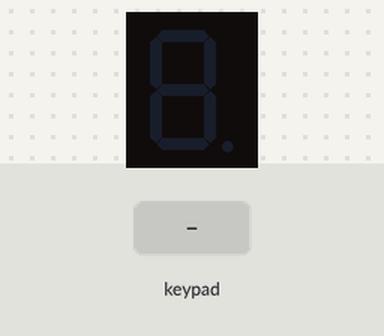
A sketch run on a simulated Arduino Uno, built with avr-gcc and run on an emulated ATmega328P. Shown: 1-digit seven-segment display. Wiring (inferred from the names in the program): 1-digit 7-segment display, segments lit when HIGH: segments pin 10, pin 9, pin 8, pin 7, pin 6, pin 5, pin 4. Inputs (shaded band) come from the test bench. The segment pins are drawn as the display they are named for.

Above: at 1.2 s.
1.3 s: keypad keys 1 3 1 2 1 1 pressed 0.4 s apart
At 4.4 s:
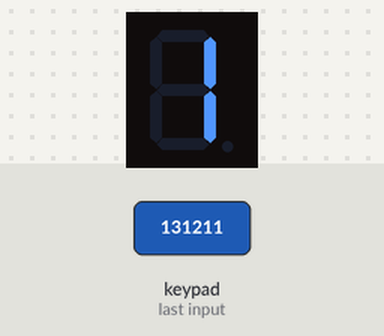
5.2 s: key '4' pressed
At 6.0 s:
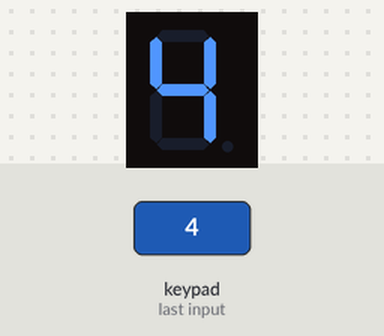
6.7 s: key '5' pressed
At 7.1 s:
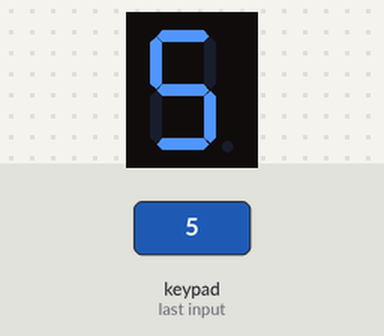
8.2 s: keypad keys 1 3 9 7 2 2 pressed 0.4 s apart
At 10.7 s:
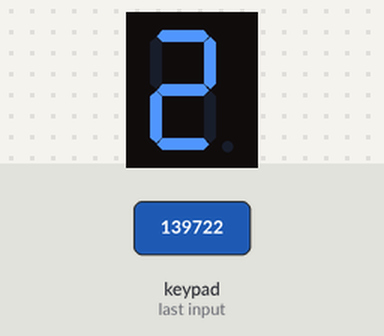
12.1 s: key '6' pressed
At 13.3 s:
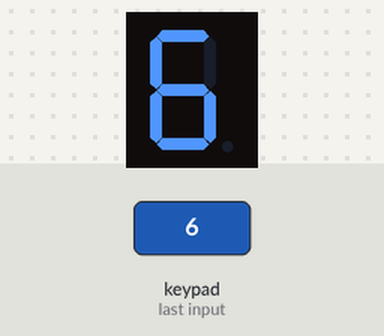
13.6 s: key '8' pressed
At 14.9 s:
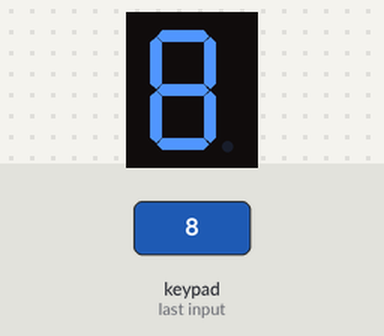
Timing chart, 0 to 16.1 s (numbered marks = the images above; inputs shaded):
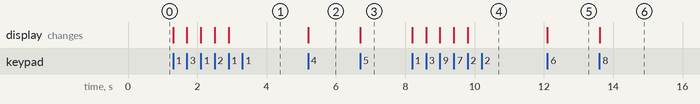

Measured:
- after the input at 1.3 s, the display: changes at once (image 1)
- after the input at 5.2 s, the display: changes at once (image 2)
- after the input at 6.7 s, the display: changes at once (image 3)
- after the input at 8.2 s, the display: first changes at once (image 4 shows a later state)
- after the input at 12.1 s, the display: changes at once (image 5)
- after the input at 13.6 s, the display: changes at once (image 6)

The sketch:

SevenSegment2.ino
```cpp
#include <Keypad.h>
int a=10;
int b=9;
int c=8;
int d=7;
int e=6;
int f=5;
int g=4;


const byte ROWS = 4;
const byte COLS = 3;
char keys[ROWS][COLS] = {
  {'1','2','3'},
  {'4','5','6'},
  {'7','8','9'},
  {'*','0','#'}
};
byte colPins[COLS] = {13, 12, 11};
byte rowPins[ROWS] = {A1, A2, A3, A4};
Keypad keypad = Keypad( makeKeymap(keys), rowPins, colPins, ROWS, COLS );


void setup()
{
  pinMode(a, OUTPUT);
  pinMode(b, OUTPUT);
  pinMode(c, OUTPUT);
  pinMode(d, OUTPUT);
  pinMode(e, OUTPUT);
  pinMode(f, OUTPUT);
  pinMode(g, OUTPUT);


}
void loop()
{
 char key = keypad.getKey();

  if (key == '0'){


      digitalWrite(a,HIGH);
      digitalWrite(b,HIGH);
      digitalWrite(c,HIGH);
      digitalWrite(d,HIGH);
      digitalWrite(e,HIGH);
      digitalWrite(f,HIGH);
      digitalWrite(g,LOW);
  }

  if (key == '1'){


      digitalWrite(a,LOW);
      digitalWrite(b,HIGH);
      digitalWrite(c,HIGH);
      digitalWrite(d,LOW);
      digitalWrite(e,LOW);
      digitalWrite(f,LOW);
      digitalWrite(g,LOW);
  }

    if (key == '2'){


      digitalWrite(a,HIGH);
      digitalWrite(b,HIGH);
      digitalWrite(c,LOW);
      digitalWrite(d,HIGH);
      digitalWrite(e,HIGH);
      digitalWrite(f,LOW);
      digitalWrite(g,HIGH);
    }

     if (key == '3'){


      digitalWrite(a,HIGH);
      digitalWrite(b,HIGH);
      digitalWrite(c,HIGH);
      digitalWrite(d,HIGH);
      digitalWrite(e,LOW);
      digitalWrite(f,LOW);
      digitalWrite(g,HIGH);

     }
    if (key == '4'){


      digitalWrite(a,LOW);
      digitalWrite(b,HIGH);
      digitalWrite(c,HIGH);
      digitalWrite(d,LOW);
      digitalWrite(e,LOW);
      digitalWrite(f,HIGH);
      digitalWrite(g,HIGH);

    }
    if (key == '5'){


      digitalWrite(a,HIGH);
      digitalWrite(b,LOW);
      digitalWrite(c,HIGH);
      digitalWrite(d,HIGH);
      digitalWrite(e,LOW);
      digitalWrite(f,HIGH);
      digitalWrite(g,HIGH);

    }
    if (key == '6'){


      digitalWrite(a,HIGH);
      digitalWrite(b,LOW);
      digitalWrite(c,HIGH);
      digitalWrite(d,HIGH);
      digitalWrite(e,HIGH);
      digitalWrite(f,HIGH);
      digitalWrite(g,HIGH);

    }

    if (key == '7'){


      digitalWrite(a,HIGH);
      digitalWrite(b,HIGH);
      digitalWrite(c,HIGH);
      digitalWrite(d,LOW);
      digitalWrite(e,LOW);
      digitalWrite(f,LOW);
      digitalWrite(g,LOW);


    }
   if (key == '8'){
    Serial.println(key);

      digitalWrite(a,HIGH);
      digitalWrite(b,HIGH);
      digitalWrite(c,HIGH);
      digitalWrite(d,HIGH);
      digitalWrite(e,HIGH);
      digitalWrite(f,HIGH);
      digitalWrite(g,HIGH);

   }

    if (key == '9'){


      digitalWrite(a,HIGH);
      digitalWrite(b,HIGH);
      digitalWrite(c,HIGH);
      digitalWrite(d,HIGH);
      digitalWrite(e,LOW);
      digitalWrite(f,HIGH);
      digitalWrite(g,HIGH);

    }


  }
```
